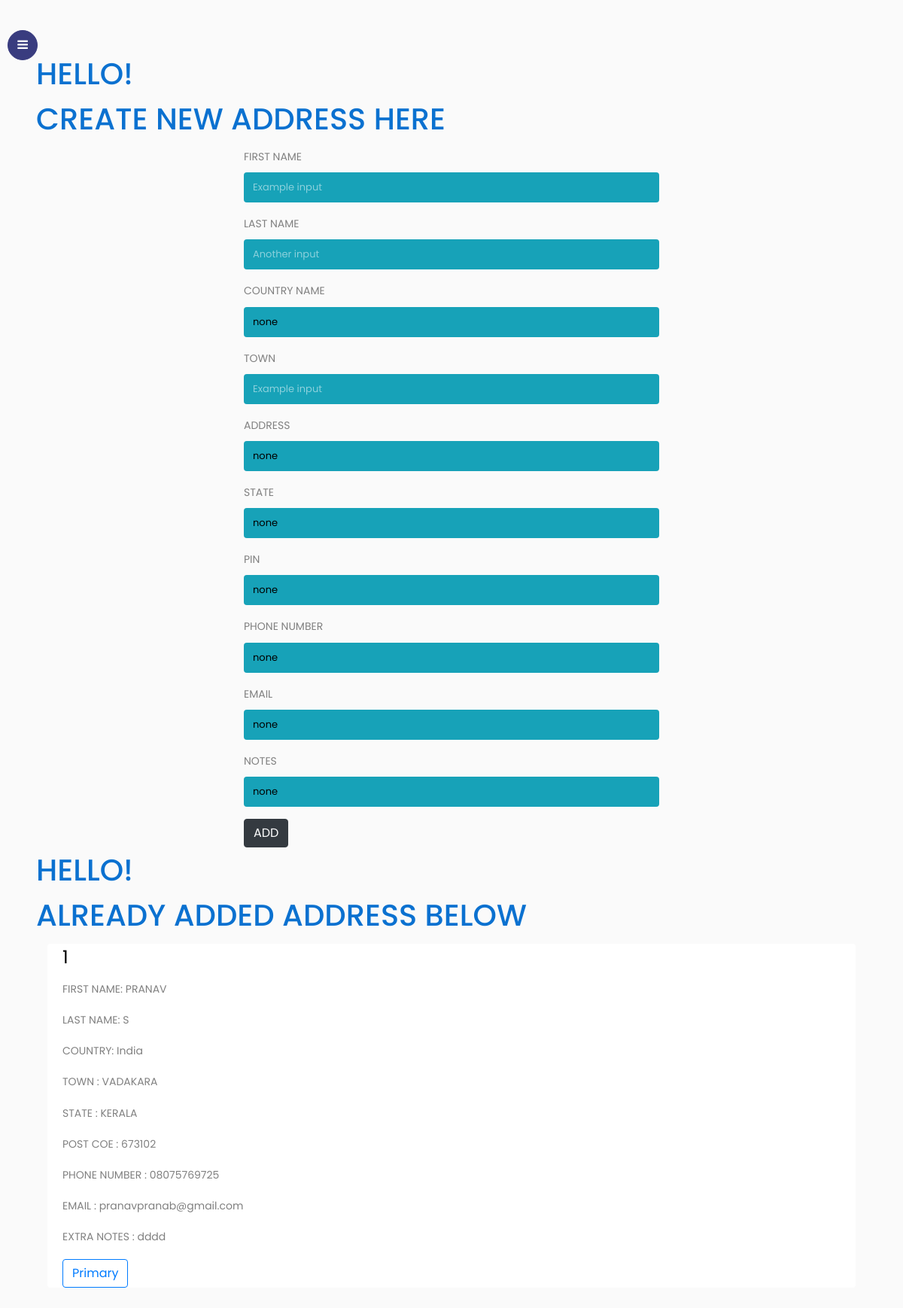
The app's page /user_profile/address/1 with its own data.
### profiles/models.py (models this page shows, shortened)
class Profile(models.Model):
    first_name = models.CharField(max_length=20, blank=False)
    last_name = models.CharField(max_length=20, blank=False)
    country_name = models.CharField(max_length=30, blank=False)
    address = models.CharField(max_length=100, blank=False)
    town_city = models.CharField(max_length=50, blank=False)
    state = models.CharField(max_length=30, blank=False)
    post_code = models.CharField(max_length=30, blank=False)
    phone_number = models.CharField(blank=False, max_length=15)
    email = models.EmailField(max_length=50, blank=False)
    notes = models.TextField()
    accounts = models.ForeignKey(Accounts,on_delete=models.CASCADE)

### profiles/views.py (the view)
# urls.py: path('address/<int:id>',views.user_address),
def user_address(request,id):
    user = Accounts.objects.get(id=id)
    address = Profile.objects.filter(accounts=user)
    return render(request,'user_profile/user_address.html',{'address':address})

### user_side/templates/user_profile/user_address.html (shortened to what this page needs)
{% extends 'user_profile/main.html' %}
{% block content %}
<h1 style="color: rgb(11, 113, 208); font-weight: 500; text-transform: uppercase; ">
    HELLO!
  <div>CREATE NEW ADDRESS HERE</div>
</h1>
<form action="/user_profile/add_address/{{user.id}}"  method="POST">
  <div style="display: flex; justify-content: center; " >
    <div style="width: 50%;">
  <div class="form-group">
    <label for="formGroupExampleInput">FIRST NAME</label>
    <input type="text"  class="form-control bg-info" name="first_name" id="formGroupExampleInput" placeholder="Example input">
  </div>
  <div class="form-group">
    <label for="formGroupExampleInput2">LAST NAME</label>
    <input type="text" class="form-control bg-info" name="last_name" id="formGroupExampleInput2" placeholder="Another input">
  </div>
  <div class="form-group">
    <label for="formGroupExampleInput">COUNTRY NAME</label>
    <input type="text" class="form-control bg-info" name="country_name" id="formGroupExampleInput" value="none">
  </div>
  <div class="form-group">
    <label for="formGroupExampleInput">TOWN</label>
    <input type="text" class="form-control bg-info" name="town_city" id="formGroupExampleInput" placeholder="Example input">
  </div>
  <div class="form-group">
    <label for="formGroupExampleInput">ADDRESS</label>
    <input type="text" class="form-control bg-info" name="address" id="formGroupExampleInput" value="none">
  </div>
  <div class="form-group">
    <label for="formGroupExampleInput">STATE</label>
    <input type="text" class="form-control bg-info" name="state" id="formGroupExampleInput" value="none">
  </div>
  <div class="form-group">
    <label for="formGroupExampleInput">PIN</label>
    <input type="text" class="form-control bg-info" name="post_code" id="formGroupExampleInput" value="none">
  </div>
  <div class="form-group">
    <label for="formGroupExampleInput">PHONE NUMBER</label>
    <input type="text" class="form-control bg-info" name="phone_number" id="formGroupExampleInput" value="none">
  </div>
  <div class="form-group">
    <label for="formGroupExampleInput">EMAIL</label>
    <input type="text" class="form-control bg-info" name="email" id="formGroupExampleInput" value="none">
  </div>
  <div class="form-group">
    <label for="formGroupExampleInput">NOTES</label>
    <input type="text" class="form-control bg-info" name="notes" id="formGroupExampleInput" value="none">
  </div>
  <button type="submit" class="btn btn-dark">ADD</button>
</div>
</div>
</form>
<h1 style="color: rgb(11, 113, 208); font-weight: 500; text-transform: uppercase; ">
    HELLO!
  <div>ALREADY ADDED ADDRESS BELOW</div>
</h1>
<div class="container">
    <div class="card-group vgr-cards">
        {% for ad in address %}
      <div class="card">
        <div class="card-body">
          <h4 class="card-title">{{ad.id}}</h4>
          <p class="card-text">FIRST NAME: {{ad.first_name}}</p>
            <p class="card-text">LAST NAME: {{ad.last_name}}</p>
            <p class="card-text">COUNTRY: {{ad.country_name}}</p>
            <p class="card-text">TOWN : {{ad.town_city}}</p>
            <p class="card-text">STATE : {{ad.state}}</p>
            <p class="card-text">POST COE : {{ad.post_code}}</p>
            <p class="card-text">PHONE NUMBER : {{ad.phone_number}}</p>
            <p class="card-text">EMAIL : {{ad.email}}</p>
            <p class="card-text">EXTRA NOTES : {{ad.notes}}</p>
          <a href="#" class="btn btn-outline-primary">Primary</a>
        </div>
      </div>
      {% endfor %}
    </div>
  </div>
{% endblock %}

### user_side/templates/user_profile/user_address.html (style rules this page uses)
body { margin-top: 20px; }
.card { border: none; }
.vgr-cards .card { display: flex; flex-flow: wrap; flex: 100%; margin-bottom: 40px; }
.vgr-cards .card-body { flex: 2; padding: 0 0 0 1.25rem; }

### records on screen
Profile: id "1", first_name "PRANAV", last_name "S", country_name "India", town_city "VADAKARA", state "KERALA", post_code "673102", phone_number "08075769725", email "pranavpranab@gmail.com", notes "dddd"
